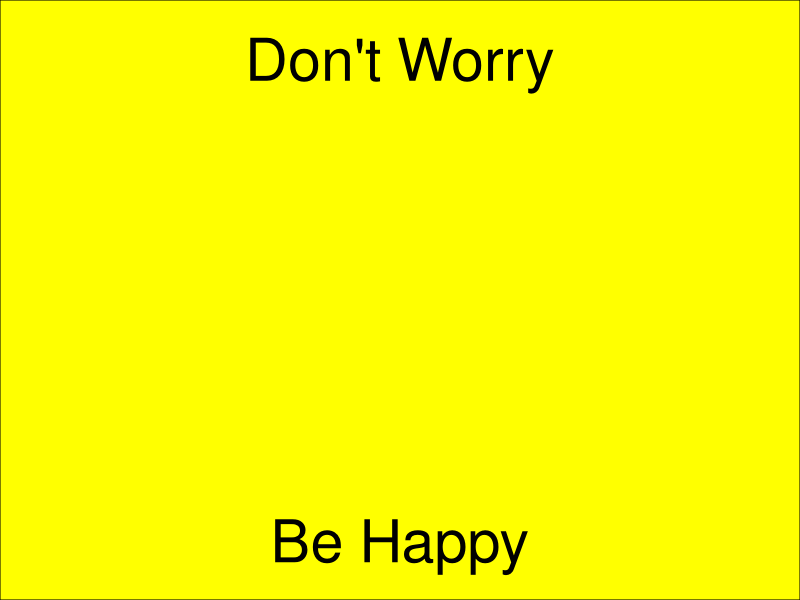
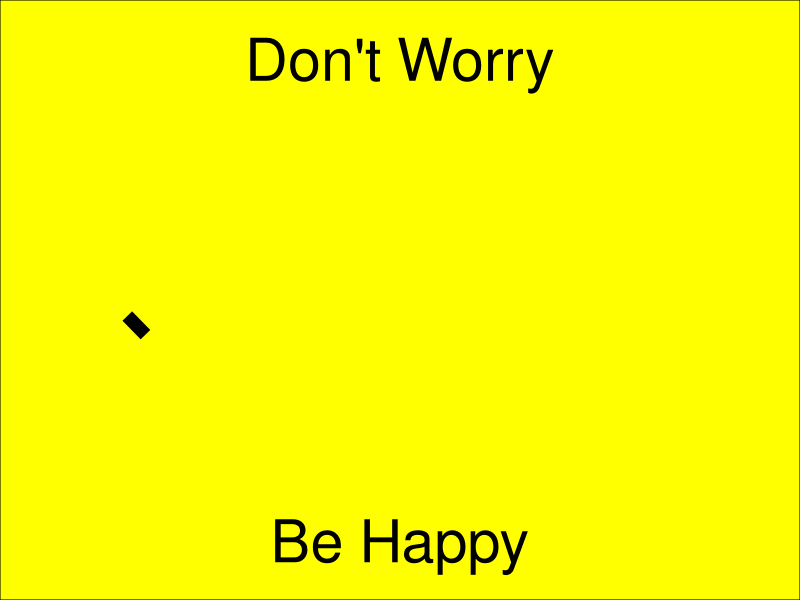
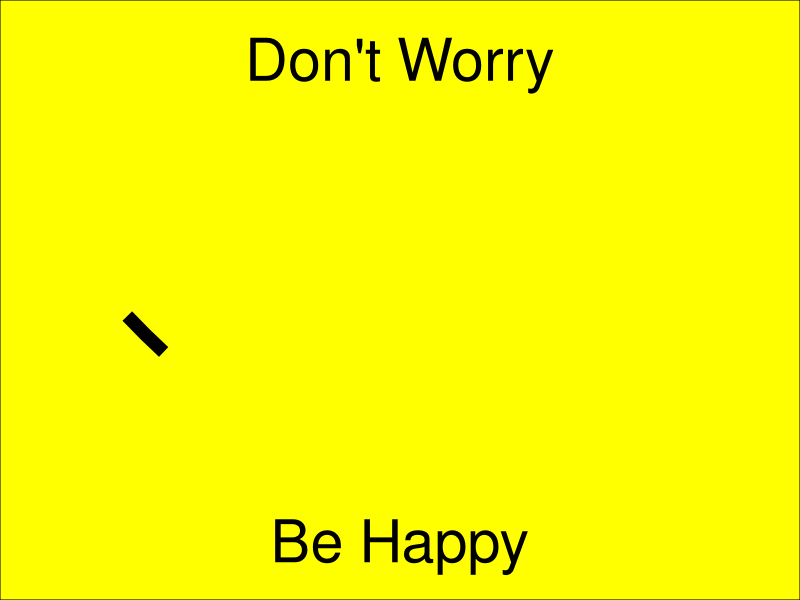
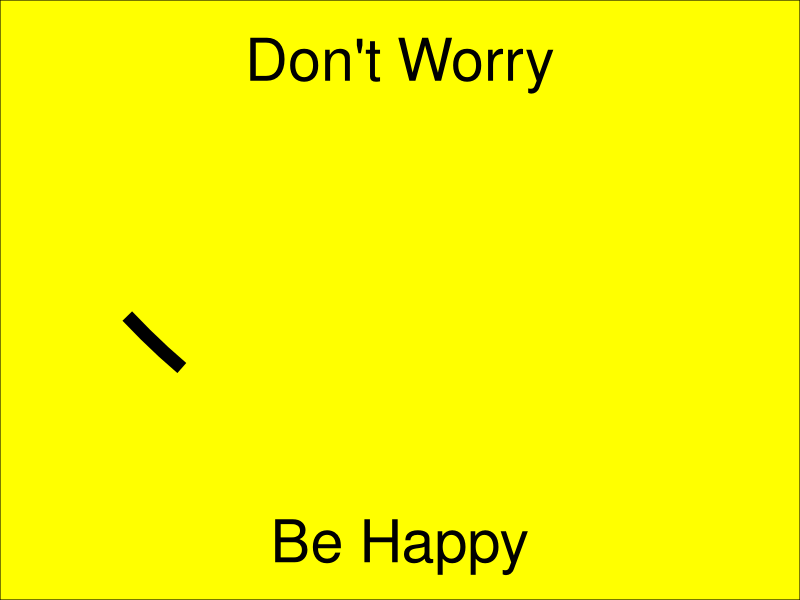
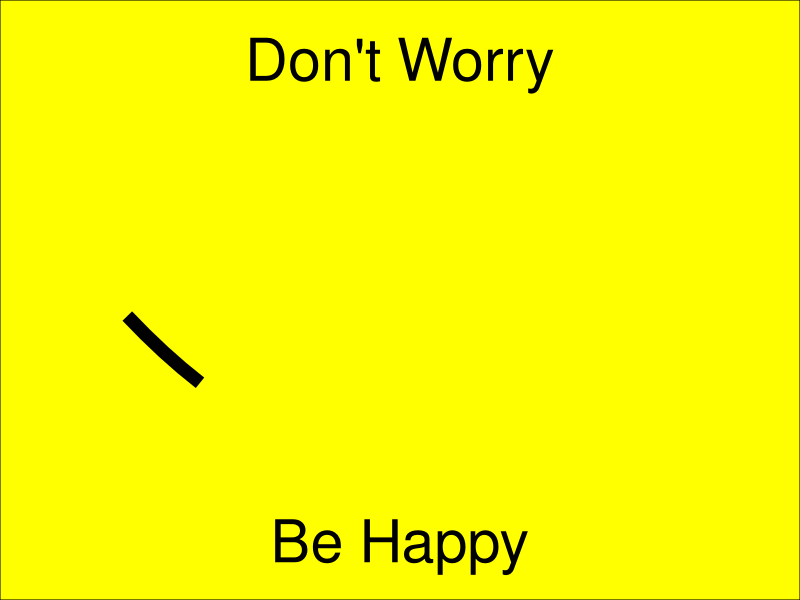
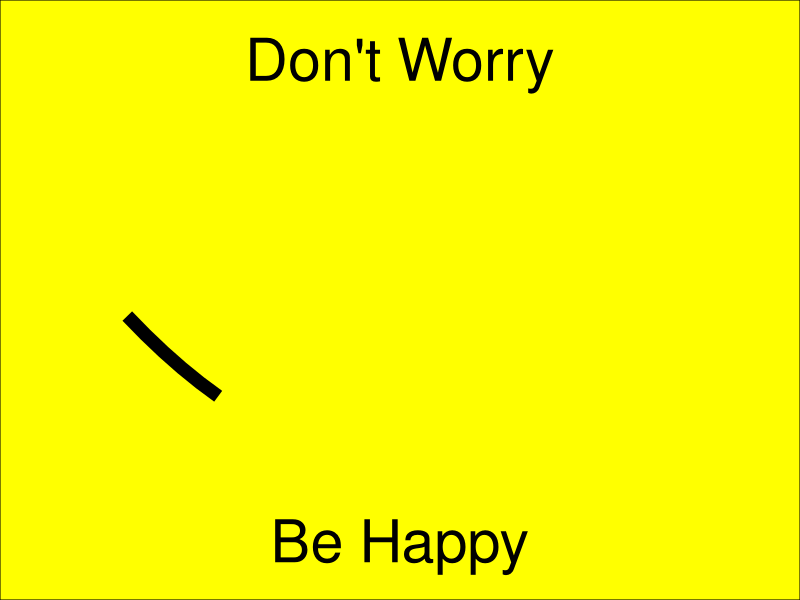
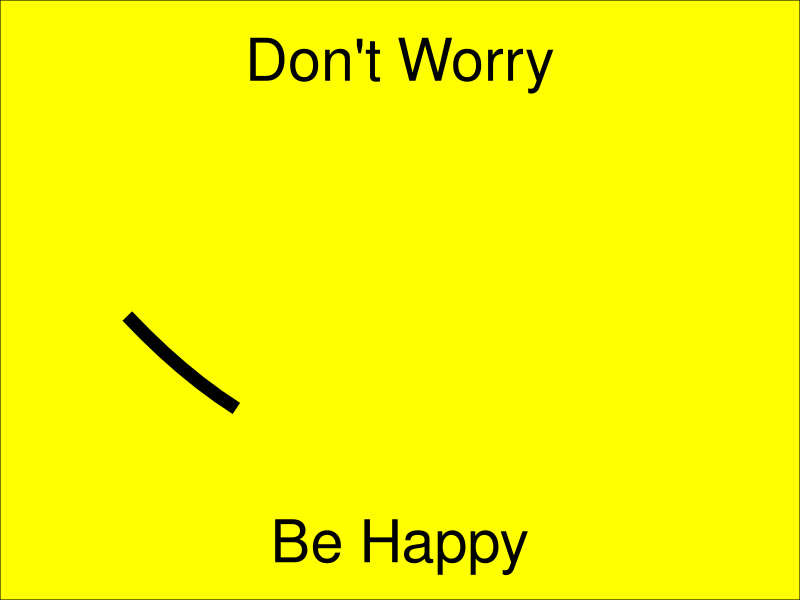
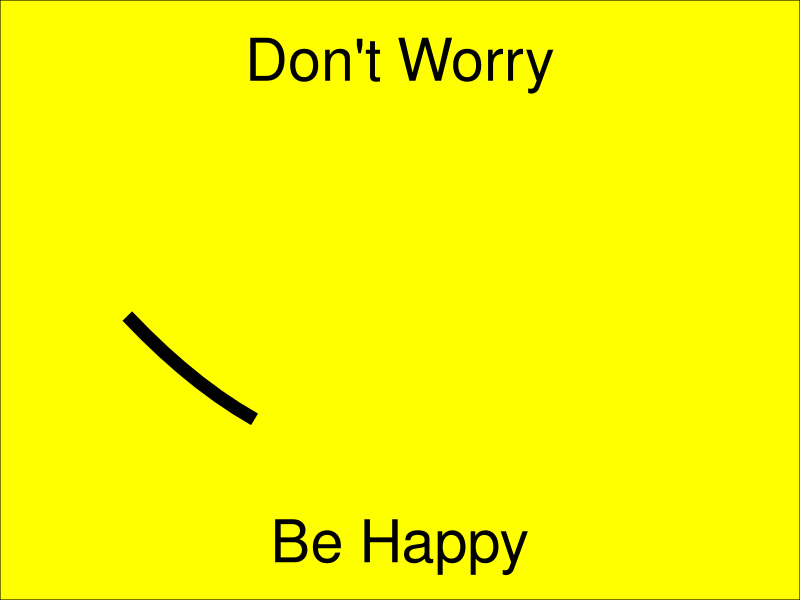

Reproduce these figures in R, in order. (Note: this script raises an error after producing the figures.)
# Library -----------------------------------------------------------------
library(gtools)    # To switch from alphabetical to natural sort.
library(magick)    # To make a gif.
library(ggplot2)

# Create Mouth ------------------------------------------------------------

# Empty df
mouthCoords <- data.frame()
dots <- -20:10

# Create a parabola, `y`, and imperatively draw each point.
for (i in 1:length(dots)){
  x <- dots[i]
  y <- .1*x^2 + x + 10
  coords <- cbind(x, y)
  mouthCoords <- rbind(mouthCoords, coords)
  
  # Draw the mouth
  mouth <- ggplot() +
    geom_line(data = mouthCoords, 
              aes(x = x, y = y, size = 3)) +
    lims(x = c(-25, 15), y = c(-10, 75)) +
    annotate(geom = "text", x = -5, y = 70, size = 15, 
             label = "Don't Worry") +
    annotate(geom = "text", x = -5, y = -5, size = 15, 
             label = "Be Happy") +
    theme_void() +
    theme(plot.background = element_rect(fill = "yellow")) +
    theme(legend.position = "none")
  print(mouth)
  
  # Save the progress
  filename <- paste0("output/ggplot/", "1_", i, ".png")
  ggsave(filename, dpi = "screen")
}

# Prep for Eyes -----------------------------------------------------------

# Set radius (how big the eyes are)
radius <- 3

# Set theta (amount of dots and angle)
theta <- seq(from = 0, to = 6,  by = .25)

# Set coordinates for circles (left and right eyes)
ycoords <- sin(theta) * (radius * 2.5) + 50
Lxcoords <- cos(theta) * (radius) + -10
Rxcoords <- cos(theta) * (radius) + 1

# Create Eyes -------------------------------------------------------------


# Draw the left eye
lefteye <- data.frame()
for (i in 1:length(theta)) {
  coords <- cbind(Lxcoords[i], ycoords[i])
  lefteye <- rbind(lefteye, coords)
  
  # Draw the left eye
  mouth_LEye <- mouth + 
    geom_polygon(data = lefteye, aes(x = V1, y = V2)) +
    theme(legend.position = "none")
  print(mouth_LEye)
  
  # Save the progress
  filename <- paste0("output/ggplot/", "2_", i, ".png")
  ggsave(filename, dpi = "screen")
}


# Draw the right eye
righteye <- data.frame()
for (i in 1:length(theta)) {
  coords <- cbind(Rxcoords[i], ycoords[i])
  righteye <- rbind(righteye, coords)
  
  # Draw the right eye
  smiley <- mouth_LEye + 
    geom_polygon(data = righteye, aes(x = V1, y = V2)) +
    theme(legend.position = "none")
  print(smiley)
  
  # Save the smiley face
  filename <- paste0("output/ggplot/", "3_", i, ".png")
  ggsave(filename, dpi = "screen")
}


# Make Gif ----------------------------------------------------------------

# From http://www.nagraj.net/notes/gifs-in-r/

# List & sort files.
imgs <- list.files("output/ggplot", full.names = TRUE)
imgs <- mixedsort(imgs)
img_list <- lapply(imgs, image_read)

# Join the images together.
img_joined <- image_join(img_list)

# Animate.
img_animated <- image_animate(img_joined, fps = 20)
img_animated


# Save.
image_write(image = img_animated, path = "gifs/ggsmiley.gif")
